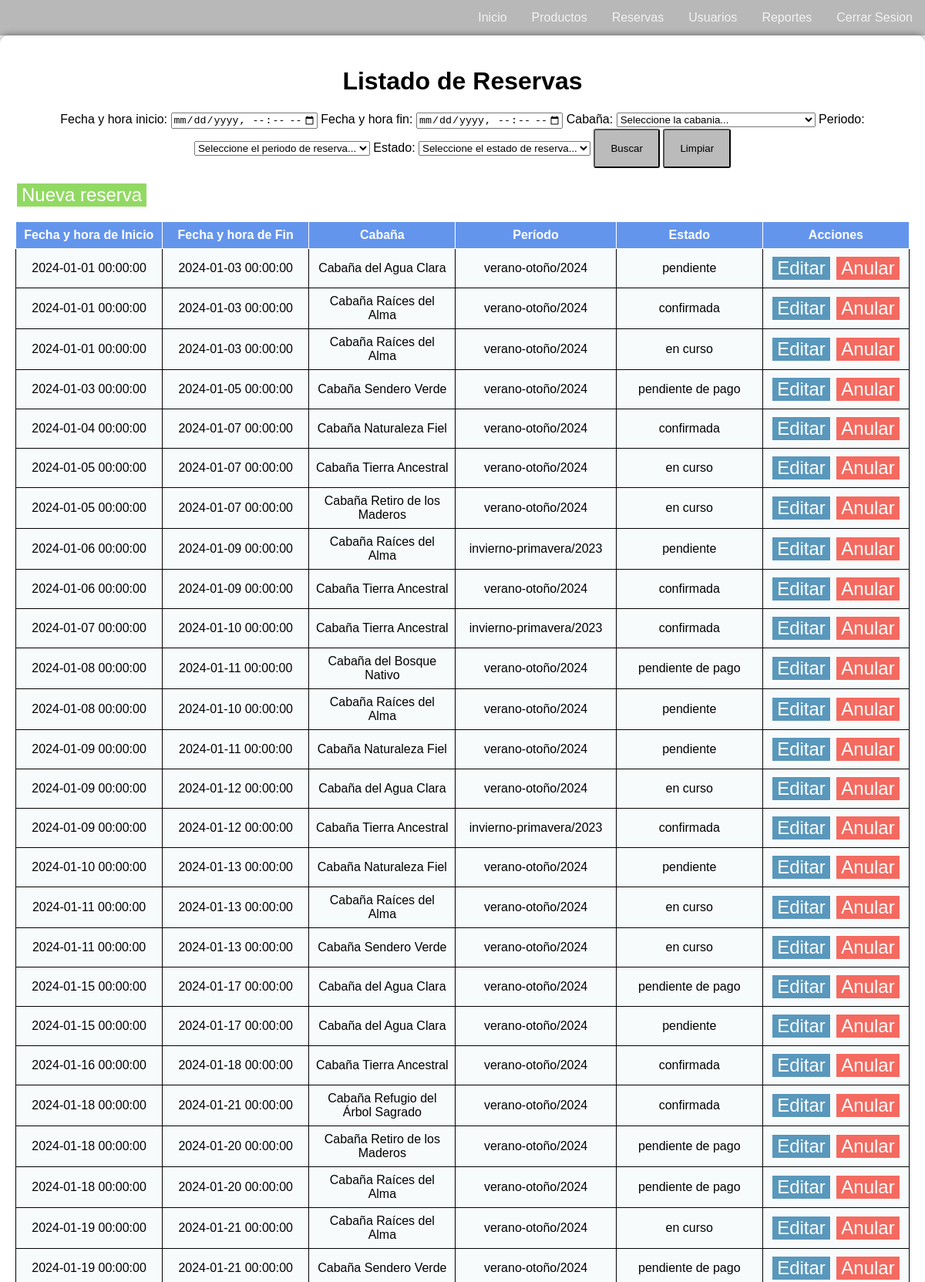
/reservas/index.php (signed in, upper part), run on the app's committed database.
### tables this page shows
CREATE TABLE `reserva` (
  `id_reserva` int NOT NULL AUTO_INCREMENT,
  `reserva_fhinicio` datetime NOT NULL,
  `reserva_fhfin` datetime NOT NULL,
  `rela_cabania` int NOT NULL,
  `rela_estadoreserva` int NOT NULL,
  `rela_periodo` int NOT NULL,
  PRIMARY KEY (`id_reserva`),
  KEY `fk_reserva_cabaña1_idx` (`rela_cabania`),
  KEY `fk_reserva_estadoreserva1_idx` (`rela_estadoreserva`),
  KEY `fk_reserva_periodo1_idx` (`rela_periodo`),
  CONSTRAINT `fk_reserva_cabaña1` FOREIGN KEY (`rela_cabania`) REFERENCES `cabania` (`id_cabania`),
  CONSTRAINT `fk_reserva_estadoreserva1` FOREIGN KEY (`rela_estadoreserva`) REFERENCES `estadoreserva` (`id_estadoreserva`),
  CONSTRAINT `fk_reserva_periodo1` FOREIGN KEY (`rela_periodo`) REFERENCES `periodo` (`id_periodo`)
);

CREATE TABLE `cabania` (
  `id_cabania` int NOT NULL AUTO_INCREMENT,
  `cabania_codigo` varchar(45) NOT NULL,
  `cabania_nombre` varchar(45) NOT NULL,
  `cabania_descripcion` varchar(400) NOT NULL,
  `cabania_capacidad` int NOT NULL,
  `cabania_precio` float NOT NULL,
  `cabania_ubicacion` varchar(100) NOT NULL,
  `cabania_cantidadbanios` int NOT NULL,
  `cabania_cantidadhabitaciones` int NOT NULL,
  `cabania_foto` varchar(250) NOT NULL,
  `cabania_estado` int NOT NULL,
  PRIMARY KEY (`id_cabania`)
);

CREATE TABLE `periodo` (
  `id_periodo` int NOT NULL AUTO_INCREMENT,
  `periodo_descripcion` varchar(45) NOT NULL,
  `periodo_fechainicio` date NOT NULL,
  `periodo_fechafin` date NOT NULL,
  `periodo_anio` int NOT NULL,
  `periodo_orden` int NOT NULL,
  PRIMARY KEY (`id_periodo`)
);

CREATE TABLE `estadoreserva` (
  `id_estadoreserva` int NOT NULL AUTO_INCREMENT,
  `estadoreserva_descripcion` varchar(45) NOT NULL,
  `estadoreserva_estado` int NOT NULL,
  PRIMARY KEY (`id_estadoreserva`)
);

### reservas/listado.php (the view, shortened to what this page needs)
<h1>Listado de Reservas</h1>
<?php
	include("busqueda.php");
?>
<div class="botonera-abm">
	<button class="abm-button alta-button" onclick="location.href='formulario_reserva.php'">Nueva reserva</button><br><br>
</div>
<table>
	<thead>
		<th> <font face="Arial">Fecha y hora de Inicio</font> </th>
		<th> <font face="Arial">Fecha y hora de Fin</font> </th>
		<th> <font face="Arial">Cabaña</font> </th>
		<th> <font face="Arial">Período</font> </th>
		<th> <font face="Arial">Estado</font> </th>
		<th> <font face="Arial">Acciones</font> </th>
	</thead>
<?php
	require("../conexion.php");
	$reserva_fhinicio = "2000-01-01T00:00";
	$reserva_fhfin = "2030-12-31T00:00";
	$filtro = " DATE_FORMAT(reserva_fhinicio, '%Y-%m-%d %H:%i') BETWEEN '".$reserva_fhinicio."' AND '".$reserva_fhfin."' ";
	$registros = $mysql->query("select * from reserva
								left join cabania on rela_cabania = id_cabania
								left join estadoreserva on rela_estadoreserva = id_estadoreserva
								left join periodo on rela_periodo = id_periodo
								where ".$filtro."
								order by reserva_fhinicio asc") or
	die($mysql->error);
	while ($row = $registros->fetch_assoc()) {
		echo
		"<tr>
			<td>".$row["reserva_fhinicio"]."</td>
			<td>".$row["reserva_fhfin"]."</td>
			<td>".$row["cabania_nombre"]."</td>
			<td>".$row["periodo_descripcion"]."</td>
			<td>".$row["estadoreserva_descripcion"]."</td>
			<td>
				<button class='abm-button mod-button' onclick='location.href=\"editar.php?id_reserva=".$row["id_reserva"]."\"'>Editar</button>
				<button class='abm-button baja-button' onclick='location.href=\"baja_logica.php?id_reserva=".$row["id_reserva"]."\"'>Anular</button>
			</td>
		</tr>";
	}
?>

### estilos.css (style rules this page uses)
body { font-family: Arial, sans-serif; margin: 0; padding: 0; background-size: cover; }
.home { background: url(./imagenes/home.png) no-repeat center center fixed; }
.botonera-abm { float: left; }
.abm-button { color: white; border-color: white; border-style: double; font-size: 3vh; }
.alta-button { background-color: rgba(109, 204, 46, 0.747); }
.mod-button { background-color: rgba(35, 119, 167, 0.747); }
.baja-button { background-color: rgba(243, 57, 44, 0.747); }
table { border-collapse: collapse; border: 1; width: 100%; }
th { border-right: 1px solid #fff; border-bottom: 1px solid #fff; padding: 0.5em; background-color: #C2C2C2; }
td { border: 1px solid #000; padding: .5em; background-color: #f0f5f770; width: 100px; text-align: center; }
thead th { background-color: #6495ed; color: #fff; }

### data on the page
reserva: reserva_fhinicio "2024-01-01 00:00:00", reserva_fhfin "2024-01-03 00:00:00", rela_cabania.cabania_nombre "Cabaña del Agua Clara", rela_periodo.periodo_descripcion "verano-otoño/2024", rela_estadoreserva.estadoreserva_descripcion "pendiente"
reserva: reserva_fhinicio "2024-01-01 00:00:00", reserva_fhfin "2024-01-03 00:00:00", rela_cabania.cabania_nombre "Cabaña Raíces del Alma", rela_periodo.periodo_descripcion "verano-otoño/2024", rela_estadoreserva.estadoreserva_descripcion "confirmada"
reserva: reserva_fhinicio "2024-01-01 00:00:00", reserva_fhfin "2024-01-03 00:00:00", rela_cabania.cabania_nombre "Cabaña Raíces del Alma", rela_periodo.periodo_descripcion "verano-otoño/2024", rela_estadoreserva.estadoreserva_descripcion "en curso"
reserva: reserva_fhinicio "2024-01-03 00:00:00", reserva_fhfin "2024-01-05 00:00:00", rela_cabania.cabania_nombre "Cabaña Sendero Verde", rela_periodo.periodo_descripcion "verano-otoño/2024", rela_estadoreserva.estadoreserva_descripcion "pendiente de pago"
reserva: reserva_fhinicio "2024-01-04 00:00:00", reserva_fhfin "2024-01-07 00:00:00", rela_cabania.cabania_nombre "Cabaña Naturaleza Fiel", rela_periodo.periodo_descripcion "verano-otoño/2024", rela_estadoreserva.estadoreserva_descripcion "confirmada"
reserva: reserva_fhinicio "2024-01-05 00:00:00", reserva_fhfin "2024-01-07 00:00:00", rela_cabania.cabania_nombre "Cabaña Tierra Ancestral", rela_periodo.periodo_descripcion "verano-otoño/2024", rela_estadoreserva.estadoreserva_descripcion "en curso"
reserva: reserva_fhinicio "2024-01-05 00:00:00", reserva_fhfin "2024-01-07 00:00:00", rela_cabania.cabania_nombre "Cabaña Retiro de los Maderos", rela_periodo.periodo_descripcion "verano-otoño/2024", rela_estadoreserva.estadoreserva_descripcion "en curso"
reserva: reserva_fhinicio "2024-01-06 00:00:00", reserva_fhfin "2024-01-09 00:00:00", rela_cabania.cabania_nombre "Cabaña Raíces del Alma", rela_periodo.periodo_descripcion "invierno-primavera/2023", rela_estadoreserva.estadoreserva_descripcion "pendiente"
reserva: reserva_fhinicio "2024-01-06 00:00:00", reserva_fhfin "2024-01-09 00:00:00", rela_cabania.cabania_nombre "Cabaña Tierra Ancestral", rela_periodo.periodo_descripcion "verano-otoño/2024", rela_estadoreserva.estadoreserva_descripcion "confirmada"
reserva: reserva_fhinicio "2024-01-07 00:00:00", reserva_fhfin "2024-01-10 00:00:00", rela_cabania.cabania_nombre "Cabaña Tierra Ancestral", rela_periodo.periodo_descripcion "invierno-primavera/2023", rela_estadoreserva.estadoreserva_descripcion "confirmada"
reserva: reserva_fhinicio "2024-01-08 00:00:00", reserva_fhfin "2024-01-11 00:00:00", rela_cabania.cabania_nombre "Cabaña del Bosque Nativo", rela_periodo.periodo_descripcion "verano-otoño/2024", rela_estadoreserva.estadoreserva_descripcion "pendiente de pago"
reserva: reserva_fhinicio "2024-01-08 00:00:00", reserva_fhfin "2024-01-10 00:00:00", rela_cabania.cabania_nombre "Cabaña Raíces del Alma", rela_periodo.periodo_descripcion "verano-otoño/2024", rela_estadoreserva.estadoreserva_descripcion "pendiente"
reserva: reserva_fhinicio "2024-01-09 00:00:00", reserva_fhfin "2024-01-11 00:00:00", rela_cabania.cabania_nombre "Cabaña Naturaleza Fiel", rela_periodo.periodo_descripcion "verano-otoño/2024", rela_estadoreserva.estadoreserva_descripcion "pendiente"
reserva: reserva_fhinicio "2024-01-09 00:00:00", reserva_fhfin "2024-01-12 00:00:00", rela_cabania.cabania_nombre "Cabaña del Agua Clara", rela_periodo.periodo_descripcion "verano-otoño/2024", rela_estadoreserva.estadoreserva_descripcion "en curso"
reserva: reserva_fhinicio "2024-01-09 00:00:00", reserva_fhfin "2024-01-12 00:00:00", rela_cabania.cabania_nombre "Cabaña Tierra Ancestral", rela_periodo.periodo_descripcion "invierno-primavera/2023", rela_estadoreserva.estadoreserva_descripcion "confirmada"
reserva: reserva_fhinicio "2024-01-10 00:00:00", reserva_fhfin "2024-01-13 00:00:00", rela_cabania.cabania_nombre "Cabaña Naturaleza Fiel", rela_periodo.periodo_descripcion "verano-otoño/2024", rela_estadoreserva.estadoreserva_descripcion "pendiente"
reserva: reserva_fhinicio "2024-01-11 00:00:00", reserva_fhfin "2024-01-13 00:00:00", rela_cabania.cabania_nombre "Cabaña Raíces del Alma", rela_periodo.periodo_descripcion "verano-otoño/2024", rela_estadoreserva.estadoreserva_descripcion "en curso"
reserva: reserva_fhinicio "2024-01-11 00:00:00", reserva_fhfin "2024-01-13 00:00:00", rela_cabania.cabania_nombre "Cabaña Sendero Verde", rela_periodo.periodo_descripcion "verano-otoño/2024", rela_estadoreserva.estadoreserva_descripcion "en curso"
reserva: reserva_fhinicio "2024-01-15 00:00:00", reserva_fhfin "2024-01-17 00:00:00", rela_cabania.cabania_nombre "Cabaña del Agua Clara", rela_periodo.periodo_descripcion "verano-otoño/2024", rela_estadoreserva.estadoreserva_descripcion "pendiente de pago"
reserva: reserva_fhinicio "2024-01-15 00:00:00", reserva_fhfin "2024-01-17 00:00:00", rela_cabania.cabania_nombre "Cabaña del Agua Clara", rela_periodo.periodo_descripcion "verano-otoño/2024", rela_estadoreserva.estadoreserva_descripcion "pendiente"
reserva: reserva_fhinicio "2024-01-16 00:00:00", reserva_fhfin "2024-01-18 00:00:00", rela_cabania.cabania_nombre "Cabaña Tierra Ancestral", rela_periodo.periodo_descripcion "verano-otoño/2024", rela_estadoreserva.estadoreserva_descripcion "confirmada"
reserva: reserva_fhinicio "2024-01-18 00:00:00", reserva_fhfin "2024-01-21 00:00:00", rela_cabania.cabania_nombre "Cabaña Refugio del Árbol Sagrado", rela_periodo.periodo_descripcion "verano-otoño/2024", rela_estadoreserva.estadoreserva_descripcion "confirmada"
reserva: reserva_fhinicio "2024-01-18 00:00:00", reserva_fhfin "2024-01-20 00:00:00", rela_cabania.cabania_nombre "Cabaña Retiro de los Maderos", rela_periodo.periodo_descripcion "verano-otoño/2024", rela_estadoreserva.estadoreserva_descripcion "pendiente de pago"
reserva: reserva_fhinicio "2024-01-18 00:00:00", reserva_fhfin "2024-01-20 00:00:00", rela_cabania.cabania_nombre "Cabaña Raíces del Alma", rela_periodo.periodo_descripcion "verano-otoño/2024", rela_estadoreserva.estadoreserva_descripcion "pendiente de pago"
reserva: reserva_fhinicio "2024-01-19 00:00:00", reserva_fhfin "2024-01-21 00:00:00", rela_cabania.cabania_nombre "Cabaña Raíces del Alma", rela_periodo.periodo_descripcion "verano-otoño/2024", rela_estadoreserva.estadoreserva_descripcion "en curso"
reserva: reserva_fhinicio "2024-01-19 00:00:00", reserva_fhfin "2024-01-21 00:00:00", rela_cabania.cabania_nombre "Cabaña Sendero Verde", rela_periodo.periodo_descripcion "verano-otoño/2024", rela_estadoreserva.estadoreserva_descripcion "pendiente de pago"

### other printed values
$row[modulo_descripcion] "Productos"
$row[modulo_descripcion] "Reservas"
$row[modulo_descripcion] "Usuarios"
$row[modulo_descripcion] "Reportes"
